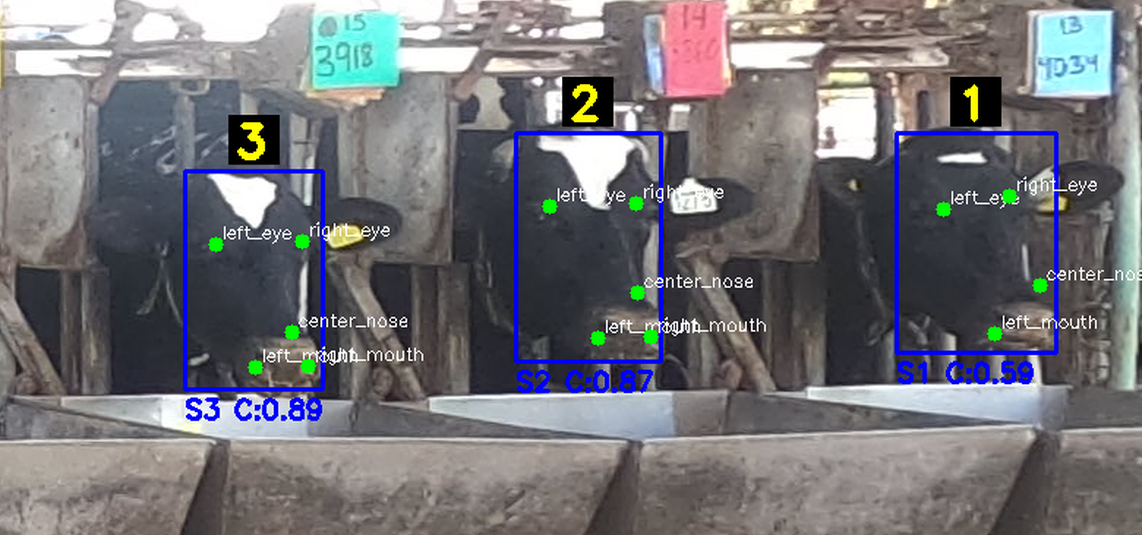
#> input picture example.png, 1142 x 535 px
$ python -i myProg5-deep_search_colors.py   (imports and definitions only)
#> lines starting #> are read from the running program, lines starting #| are printed output that depends on the picture
#> further down, picture is the input picture: shape (535, 1142, 3); mean B, G, R 119.5, 115, 115.6
import cv2
import tkinter as tk
from tkinter import filedialog, messagebox, Scale, Frame
from PIL import Image, ImageTk  # PIL is still used for displaying images in Tkinter
from ultralytics import YOLO
import numpy as np
import time

# --- Constants ---

#MODEL_PATH = r"C:\Users\yehudah\OneDrive - ARO Volcani Center\Desktop\train on other dataset\runs\pose\cow_pose_yolov8m\weights\best.pt"
MODEL_PATH = r"C:\Users\yehudah\OneDrive - ARO Volcani Center\Desktop\train on other dataset\runs\pose\fine_tuned_on_my_data3\weights\best.pt"


KPT_NAMES = ["left_eye", "right_eye", "center_nose", "left_mouth", "right_mouth"]

# Colors and Fonts (for OpenCV)
BOX_COLOR = (255, 0, 0)  # Blue for regular boxes
ACCUMULATED_BOX_COLOR_PALETTE = [
    (0, 255, 0), (0, 0, 255), (255, 255, 0), (255, 0, 255),
    (0, 255, 255), (128, 0, 128), (0, 128, 128), (128, 128, 0),
    (128, 0, 0), (0, 128, 0), (0, 0, 128), (255, 128, 0)  # Added more colors for more effects
]
KPT_COLOR = (0, 255, 0)  # Green for keypoints
TEXT_COLOR = (255, 255, 255)  # White for text
# LABEL_COLOR removed as background color is taken from current_box_color
FONT_FACE = cv2.FONT_HERSHEY_SIMPLEX
FONT_SCALE_BOX = 0.5
FONT_SCALE_KPT = 0.4
CIRCLE_RADIUS = 5
LINE_THICKNESS = 2

# Zoom parameters
MIN_ZOOM = 0.1
MAX_ZOOM = 10.0
ZOOM_FACTOR = 1.1

# NMS parameters - default values
DEFAULT_CONF_THRESHOLD = 0.15
DEFAULT_IOU_THRESHOLD = 0.45

# Dynamic inference size parameters
THRESHOLD_FOR_LARGE_IMG_SIZE_ACTIVATION = 800
LARGE_IMG_SIZE = 1280


# --- Effect Functions ---
def apply_original(image):
    return image


def apply_darker(image):
    return cv2.convertScaleAbs(image, alpha=0.7, beta=-40)


def apply_brighter(image):
    return cv2.convertScaleAbs(image, alpha=1.2, beta=20)


def apply_higher_contrast(image):
    return cv2.convertScaleAbs(image, alpha=1.5, beta=0)


def apply_lower_contrast(image):
    return cv2.convertScaleAbs(image, alpha=0.7, beta=0)


# [21 lines left out: functions apply_warm_tone, apply_cool_tone, apply_grainy_effect, not called in this run]


def apply_clahe(image):  # Contrast Limited Adaptive Histogram Equalization
    lab_img = cv2.cvtColor(image, cv2.COLOR_BGR2LAB)
#> lab_img: shape (535, 1142, 3); mean of channels 0, 1, 2 123.1, 130.4, 126
    l, a, b = cv2.split(lab_img)
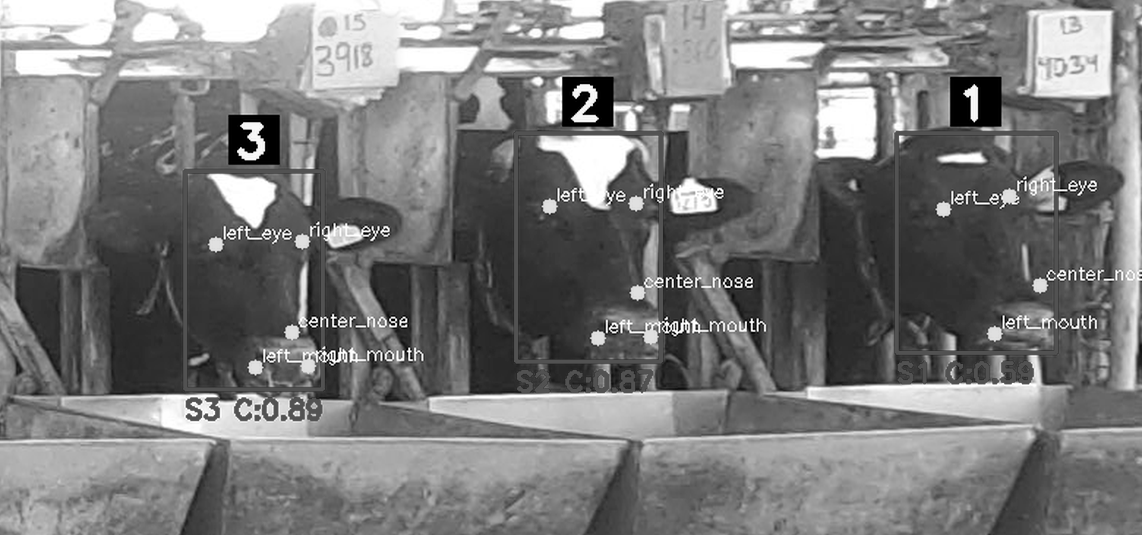
#> l: shape (535, 1142); min 0, max 255, mean 123.1
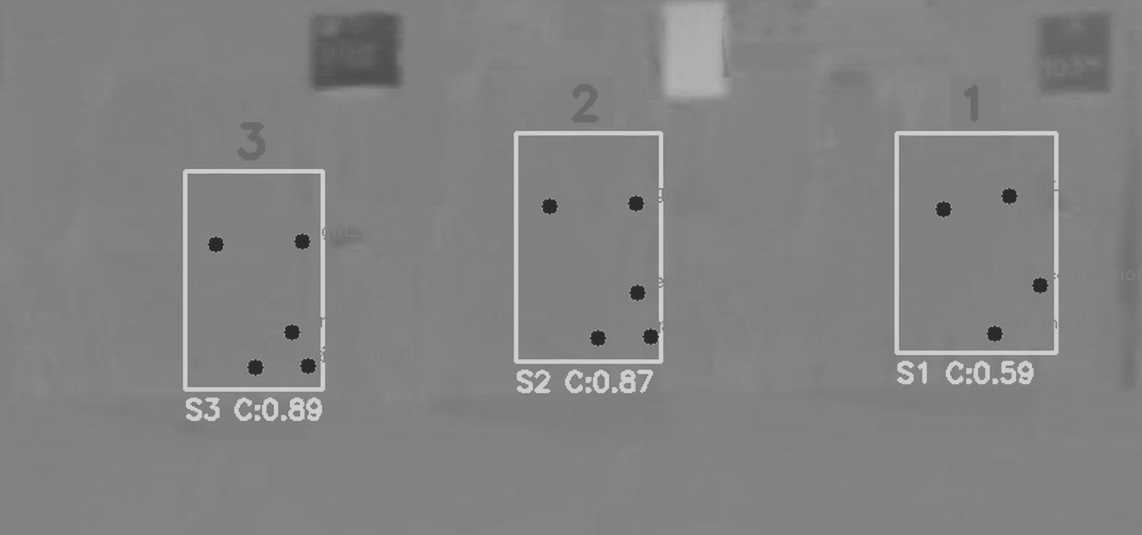
#> a: shape (535, 1142); min 42, max 207, mean 130.4
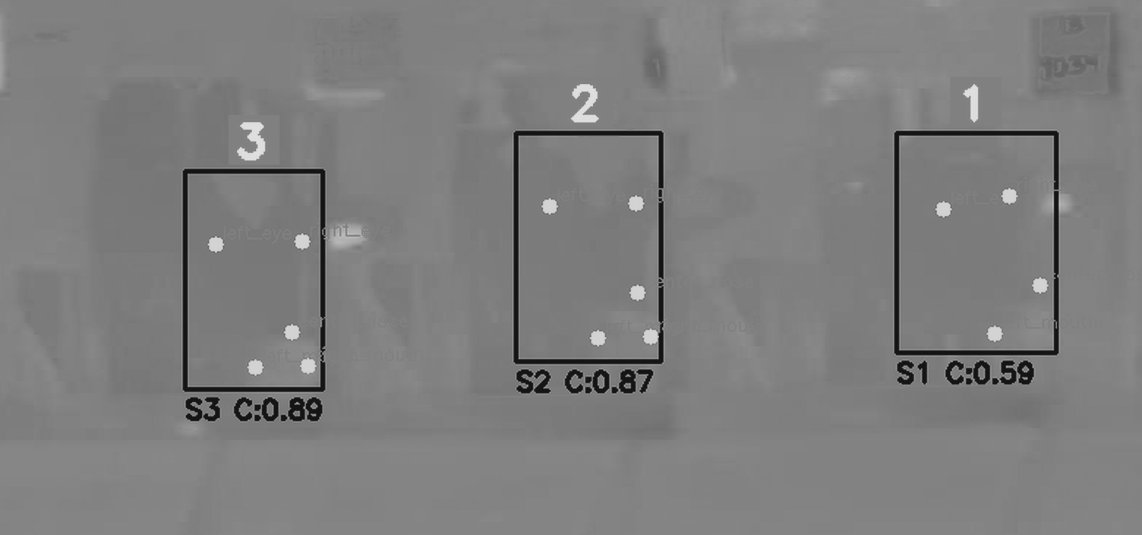
#> b: shape (535, 1142); min 20, max 223, mean 126
    clahe = cv2.createCLAHE(clipLimit=2.0, tileGridSize=(8, 8))
    cl = clahe.apply(l)
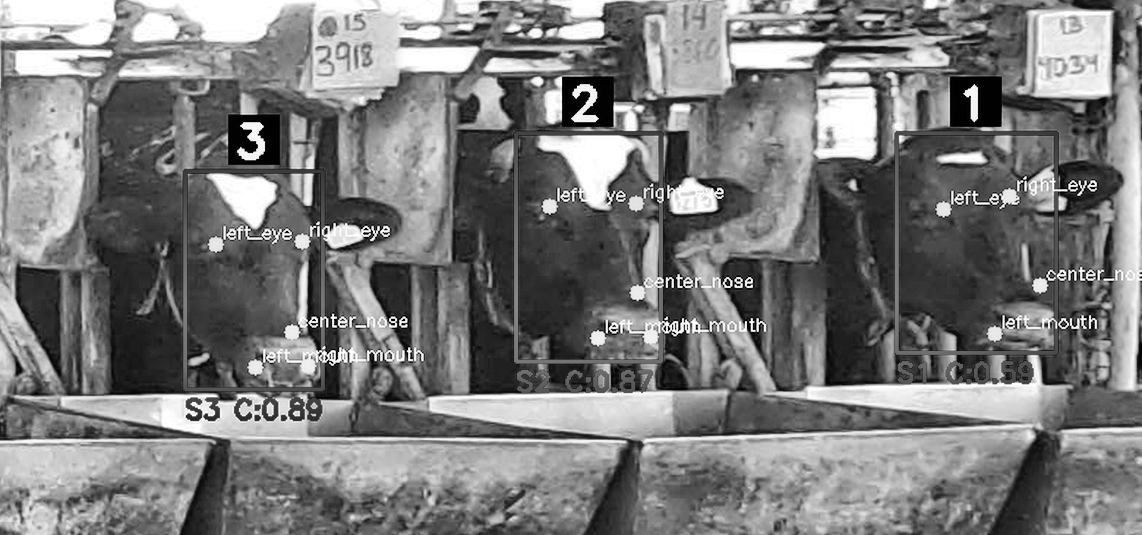
#> cl: shape (535, 1142); min 0, max 255, mean 123
    updated_lab_img = cv2.merge((cl, a, b))
#> updated_lab_img: shape (535, 1142, 3); mean of channels 0, 1, 2 123, 130.4, 126
    clahe_img = cv2.cvtColor(updated_lab_img, cv2.COLOR_LAB2BGR)
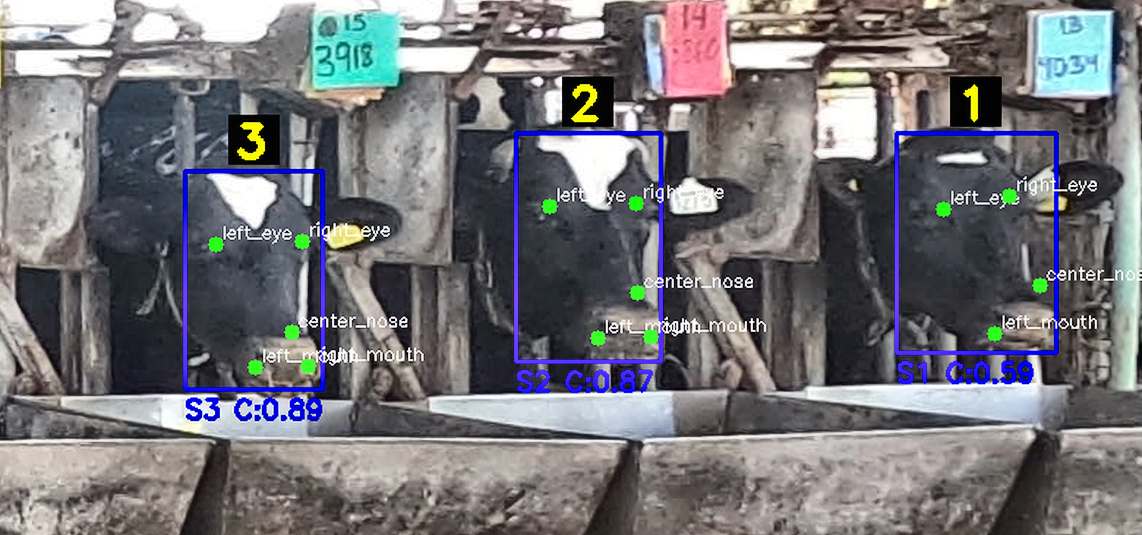
#> clahe_img: shape (535, 1142, 3); mean B, G, R 120, 115.9, 116.8
    return clahe_img


def apply_median_blur(image):
    """Applies Median Blur to reduce noise."""
    return cv2.medianBlur(image, 5)  # Kernel size 5, can be 3


# [6 lines left out: function apply_sharpen, not called in this run]


class App:
    # [438 lines left out: functions __init__, update_effect_label, open_image_dialog, cycle_lighting_and_reprocess_single_effect, reprocess_with_current_settings, perform_deep_scan and 8 more, not called in this run]
        # No need to call display_image() here as scan_dragto updates the view.
        # However, it's important that img_x/y_on_canvas are updated for future zoom calculations.


# [5 lines not run here, left out]

>>> import cv2
>>> picture = cv2.imread('example.png')
>>> result = apply_clahe(picture)
